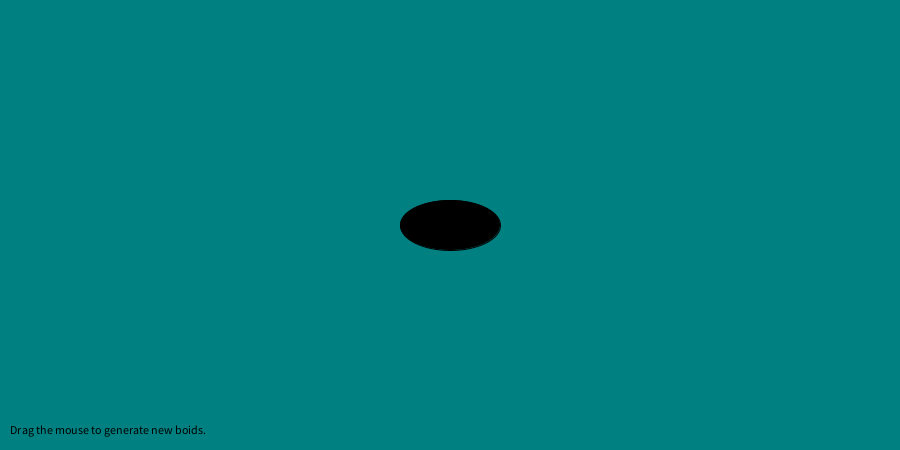
Frame 1 (no input)
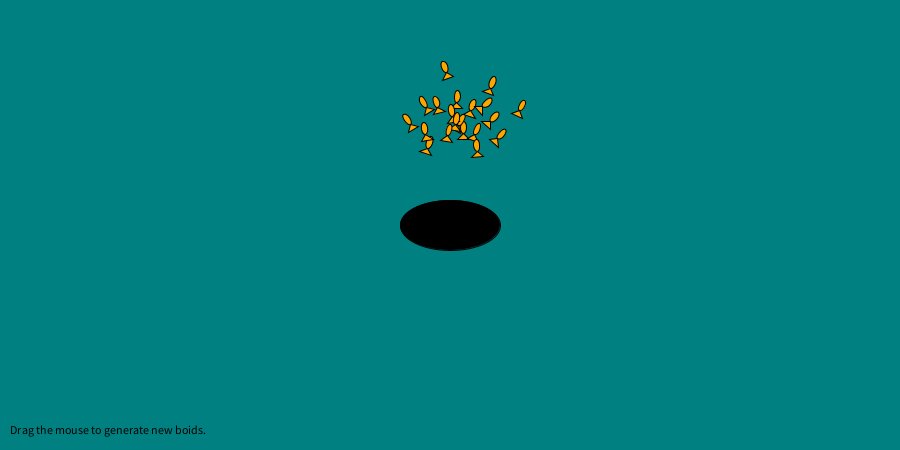
Frame 60 (the mouse pressed at the canvas centre just before this capture)
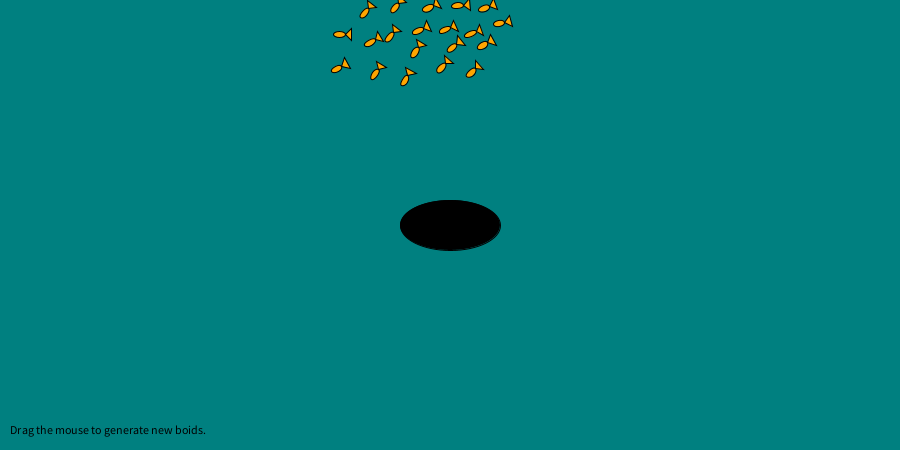
Frame 120 (the mouse held since frame 60 and released just before this capture)

The Processing sketch that drew these frames (run headless with seeded random() and noise(); from frame 60 on, the mouse is pressed at the canvas centre):

// Processing sketch: Topic_5_1
// ── Topic_5_1.pde
// The Nature of Code
// Daniel Shiffman
// http://natureofcode.com

// Demonstration of Craig Reynolds' "Flocking" behavior
// See: http://www.red3d.com/cwr/
// Rules: Cohesion, Separation, Alignment

// Click mouse to add boids into the system

Flock flock;
Rock obstacle; // rock that flock should avoid

void setup() {
  size(900,450);
  obstacle = new Rock(width/2,height/2); // position of the rock
  flock = new Flock(obstacle);
  // Add an initial set of boids into the system
  for (int i = 0; i < 20; i++) {
    Boid b = new Boid(width/2,height/2);
    flock.addBoid(b);
  }
}

void draw() {
  background(0,128,128);
  flock.run();
  obstacle.Display(); // display the rock

  
  
  // Instructions
  fill(0);
  text("Drag the mouse to generate new boids.",10,height-16);
}

// Add a new boid into the System
void mouseDragged() {
  flock.addBoid(new Boid(mouseX,mouseY));
}

// ── Boids.pde
// The Nature of Code
// Daniel Shiffman
// http://natureofcode.com

// Boid class
// Methods for Separation, Cohesion, Alignment added

class Boid {

  PVector position;
  PVector velocity;
  PVector acceleration;
  float r;
  float maxforce;    // Maximum steering force
  float maxspeed;    // Maximum speed

  Boid(float x, float y) {
    acceleration = new PVector(0,0);
    velocity = new PVector(random(-1,1),random(-1,1));
    position = new PVector(x,y);
    r = 6.0;
    maxspeed = 3;
    maxforce = 0.5;
  }

  void run(ArrayList<Boid> boids) {
    flock(boids);
    update();
    borders();
    render();
  }

  void applyForce(PVector force) {
    // We could add mass here if we want A = F / M
    acceleration.add(force);
  }

  // We accumulate a new acceleration each time based on three rules
  void flock(ArrayList<Boid> boids) {
    PVector sep = separate(boids);   // Separation
    PVector ali = align(boids);      // Alignment
    PVector coh = cohesion(boids);   // Cohesion
    // Arbitrarily weight these forces
    sep.mult(1.5);
    ali.mult(1.0);
    coh.mult(1.0);
    // Add the force vectors to acceleration
    applyForce(sep);
    applyForce(ali);
    applyForce(coh);
  }

  // Method to update position
  void update() {
    // Update velocity
    velocity.add(acceleration);
    // Limit speed
    velocity.limit(maxspeed);
    position.add(velocity);
    // Reset accelertion to 0 each cycle
    acceleration.mult(0);
  }

  // A method that calculates and applies a steering force towards a target
  // STEER = DESIRED MINUS VELOCITY
  PVector seek(PVector target) {
    PVector desired = PVector.sub(target,position);  // A vector pointing from the position to the target
    // Normalize desired and scale to maximum speed
    desired.normalize();
    desired.mult(maxspeed);
    // Steering = Desired minus Velocity
    PVector steer = PVector.sub(desired,velocity);
    steer.limit(maxforce);  // Limit to maximum steering force
    return steer;
  }
  
  void render() {
    // Draw a triangle rotated in the direction of velocity
    float theta = velocity.heading2D() + radians(90);
    fill(255,165,0);
    stroke(0);
    pushMatrix();
    translate(position.x,position.y);
    rotate(theta);
    ellipse(0,0,r,r*2);    
    beginShape(TRIANGLES);
    vertex(0, r);
    vertex(-r, r*2);
    vertex(r, r*2);
    endShape();
    popMatrix();
  }

  // Wraparound
  void borders() {
    if (position.x <= r && velocity.x <0) velocity.x = -velocity.x*0.9;
    if (position.y <= r && velocity.y <0) velocity.y = -velocity.y*0.9;
    if (position.x >= width-r && velocity.x >0) velocity.x = -velocity.x*0.9;
    if (position.y >= height-r&& velocity.y >0) velocity.y = -velocity.y*0.9;
  }

  // Separation
  // Method checks for nearby boids and steers away
  PVector separate (ArrayList<Boid> boids) {
    float desiredseparation = 30.0f;
    PVector steer = new PVector(0,0,0);
    int count = 0;
    // For every boid in the system, check if it's too close
    for (Boid other : boids) {
      float d = PVector.dist(position,other.position);
      // If the distance is greater than 0 and less than an arbitrary amount (0 when you are yourself)
      if ((d > 0) && (d < desiredseparation)) {
        // Calculate vector pointing away from neighbor
        PVector diff = PVector.sub(position,other.position);
        diff.normalize();
        diff.div(d);        // Weight by distance
        steer.add(diff);
        count++;            // Keep track of how many
      }
    }
    // Average -- divide by how many
    if (count > 0) {
      steer.div((float)count);
    }

    // As long as the vector is greater than 0
    if (steer.mag() > 0) {
      // Implement Reynolds: Steering = Desired - Velocity
      steer.normalize();
      steer.mult(maxspeed);
      steer.sub(velocity);
      steer.limit(maxforce);
    }
    return steer;
  }

  // Alignment
  // For every nearby boid in the system, calculate the average velocity
  PVector align (ArrayList<Boid> boids) {
    float neighbordist = 50;
    PVector sum = new PVector(0,0);
    int count = 0;
    for (Boid other : boids) {
      float d = PVector.dist(position,other.position);
      if ((d > 0) && (d < neighbordist)) {
        sum.add(other.velocity);
        count++;
      }
    }
    if (count > 0) {
      sum.div((float)count);
      sum.normalize();
      sum.mult(maxspeed);
      PVector steer = PVector.sub(sum,velocity);
      steer.limit(maxforce);
      return steer;
    } else {
      return new PVector(0,0);
    }
  }

  // Cohesion
  // For the average position (i.e. center) of all nearby boids, calculate steering vector towards that position
  PVector cohesion (ArrayList<Boid> boids) {
    float neighbordist = 50;
    PVector sum = new PVector(0,0);   // Start with empty vector to accumulate all positions
    int count = 0;
    for (Boid other : boids) {
      float d = PVector.dist(position,other.position);
      if ((d > 0) && (d < neighbordist)) {
        sum.add(other.position); // Add position
        count++;
      }
    }
    if (count > 0) {
      sum.div(count);
      return seek(sum);  // Steer towards the position
    } else {
      return new PVector(0,0);
    }
  }
}

// ── Flock.pde
// The Nature of Code
// Daniel Shiffman
// http://natureofcode.com

// Flock class
// Does very little, simply manages the ArrayList of all the boids

class Flock {
  ArrayList<Boid> boids; // An ArrayList for all the boids
  Rock obstacle;


  Flock(Rock obstacle) {
    boids = new ArrayList<Boid>(); // Initialize the ArrayList
    obstacle = new Rock(width/2,height/2);
 
 
  }

  void run() {
    for (Boid b : boids) {
      b.run(boids);  // Passing the entire list of boids to each boid individually
    }
  }

  void addBoid(Boid b) {
    boids.add(b);
  }
  
  

}

// ── Rock.pde
class Rock {
  

PVector position;


Rock(float x, float y){

  position = new PVector(x,y);
   
}

void Display(){
  fill(0);
  ellipse(position.x,position.y,100,50);
  
  

}
  
  
  
  
  
}
